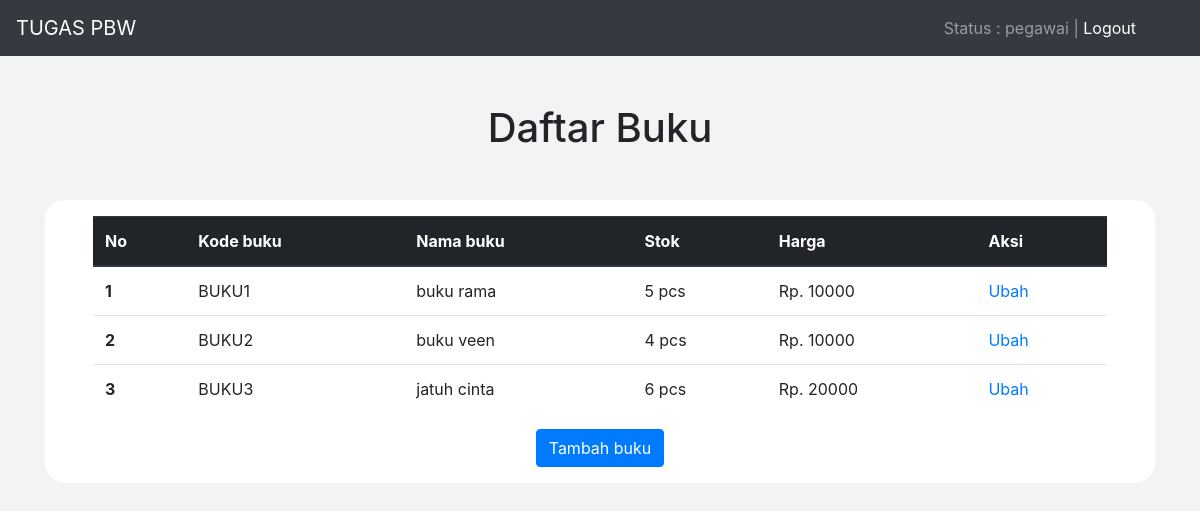
/index.php (signed in), run on the app's committed database.
### tables this page shows
CREATE TABLE `buku` (
  `id_buku` int(11) NOT NULL,
  `kode_buku` varchar(5) NOT NULL,
  `nama_buku` varchar(50) NOT NULL,
  `jumlah_buku` int(10) NOT NULL,
  `harga_buku` int(10) NOT NULL
);

### functions.php (called while the page is built, shortened)
<?php
$db = mysqli_connect("localhost", "root", "", "crud");
function query ($query){
	global $db;
	$result = mysqli_query( $db, $query );
	$rows = [];
	while ($row=mysqli_fetch_assoc($result)) {
		$rows[] = $row;
	}
	return $rows;
}
 ?>

### index.php (the view, shortened to what this page needs)
<?php
require 'functions.php';
$bukus = query("SELECT * FROM buku");
 ?>
<!doctype html>
<html lang="en">
<head>
    <link rel="stylesheet" href="https://maxcdn.bootstrapcdn.com/bootstrap/4.0.0/css/bootstrap.min.css"
>
</head>
<body>
    <nav class="navbar navbar-expand-lg navbar-dark bg-dark">
      <a class="navbar-brand" href="#">TUGAS PBW</a>
      <div class="collapse navbar-collapse" id="navbarText">
        <span class="navbar-text pr-5">
          Status : <?php echo $_SESSION['user_level']; ?> | <a href="logout.php">Logout</a>
        </span>
      </div>
    </nav>
    <h1 class="mt-5 mb-5 text-center">Daftar Buku</h1>
    <div class="container">
        <div class="row">
            <div class="col-md-12">
                <div class="pr-5 pl-5 pt-3 pb-3 table100">
                    <table class="table">
                        <thead class="thead-dark">
                            <tr>
                                <th scope="col">No</th>
                                <th scope="col">Kode buku</th>
                                <th scope="col">Nama buku</th>
                                <th scope="col">Stok</th>
                                <th scope="col">Harga</th>
                                <th scope="col">Aksi</th>
                            </tr>
                        </thead>
                        <tbody>
                            <?php $no=1; ?>
                            <?php foreach ($bukus as $buku ) :?>
                            <tr>
                                <th scope="row"><?php echo $no; $no++ ?></th>
                                <td><?php echo $buku["kode_buku"]; ?></td>
                                <td><?php echo $buku["nama_buku"]; ?></td>
                                <td><?php echo $buku["jumlah_buku"]; ?> pcs</td>
                                <td>Rp. <?php echo $buku["harga_buku"]; ?></td>
                                <td>
                                    <a href="ubah.php?kode=<?php echo $buku["kode_buku"]; ?>">Ubah</a>
                                </td>
                            </tr>
                            <?php endforeach; ?>
                        </tbody>
                    </table>
                    <div class="col text-center mt-3">
                        <button type="button" class="btn btn-primary" name="tambah" onclick="window.location.href = 'add.php'">Tambah buku</button>
                    </div>
                </div>
            </div>
        </div>
    </div>
</body>
</html>

### index.php (style rules this page uses)
body { background-color: #f3f3f3; }
.table100 { background-color: white; border-radius: 20px; }

### data on the page
buku: kode_buku "BUKU1", nama_buku "buku rama", jumlah_buku "5", harga_buku "10000"
buku: kode_buku "BUKU2", nama_buku "buku veen", jumlah_buku "4", harga_buku "10000"
buku: kode_buku "BUKU3", nama_buku "jatuh cinta", jumlah_buku "6", harga_buku "20000"

### other printed values
$_SESSION['user_level'] "pegawai"
